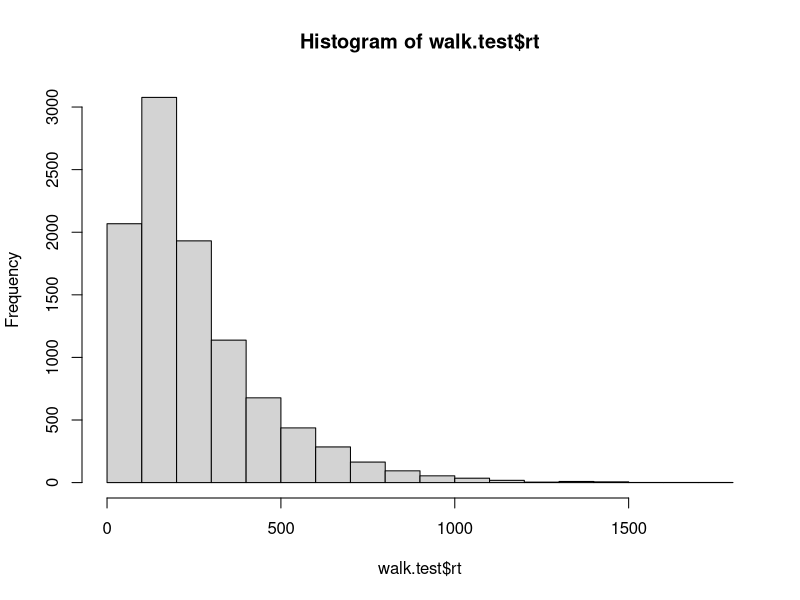
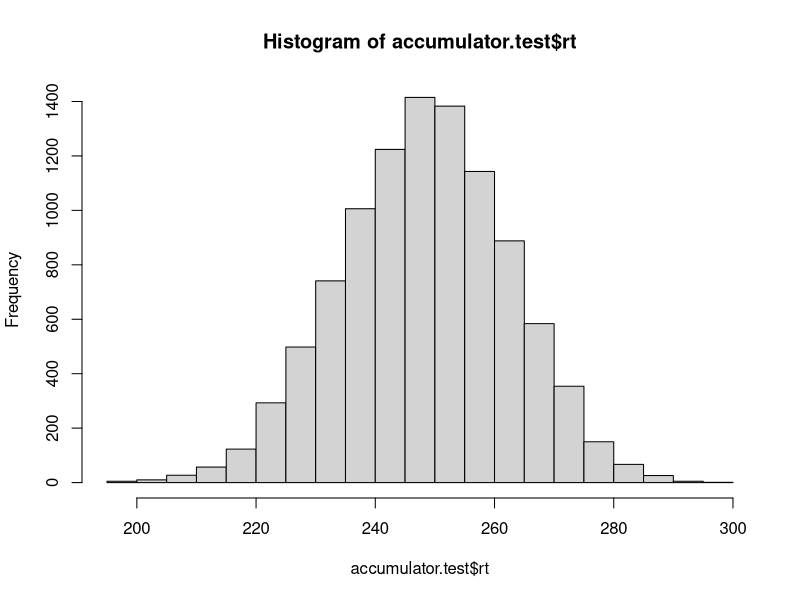

The R source for these figures, in order:
################### Revisions: ##################### 

## The parameters (.0125/4.91, 83.4/90) I chose are extremely close to yours.
## Furthermore, my models approximate the experiment data (i.e., fit) similarly to
## yours, indicating that my modeling approaches and parameters are valid.
## I also draw the same conclusions from the histograms as you did - the RW
## model seems more skewed, while the acc model seems more normally/symetrically
## distributed. However, I draw a different conclusion about the relative
## efficacy of each model for fitting the data - while you conclude that
## neither model is preferable, I conclude that the random walk model
## is preferable. Although it's impossible for me to reliably determine
## whether or not my answer is "right," I did struggle far more to fit the
## data with the acc model than with the RW model. 

random.walk.model <- function(samples, drift=0, sdrw=0.3, criterion=3){
  rt.array <- c()
  accuracy.array <- c()
  for(i in 1:samples){
    steps <- 0
    current.sum <- 0
    correctness <- FALSE
    while((abs(current.sum) <= criterion)){
      current.sum <- current.sum + rnorm(1, drift, sdrw)
      steps <- steps + 1
    }
    if(current.sum >= criterion) {
      correctness <- TRUE
    }
    accuracy.array <- c(accuracy.array, correctness)
    rt.array <- c(rt.array, steps)
    
  }
  
  output <- data.frame(
    correct = accuracy.array,
    rt = rt.array
  )
  
  return(output)
}

#Accumulator

accumulator.model <- function(samples, rate.1=40, rate.2=40, criterion=3){
  
  rt.array <- c()
  accuracy.array <- c()
  for(i in 1:samples){
    sum.1 <- 0
    sum.2 <- 0
    steps <- 0
    correctness <- FALSE
    while((sum.1 <= criterion) && (sum.2 <= criterion)){
      sum.1 <- sum.1 + rexp(1, rate.1)
      sum.2 <- sum.2 + rexp(1, rate.2)
      steps <- steps + 1
    }
    if((sum.1 >= criterion) && (sum.1 >= sum.2)) {
      correctness <- TRUE
    }
    accuracy.array <- c(accuracy.array, correctness)
    rt.array <- c(rt.array, steps)
    
  }
  
  output <- data.frame(
    correct = accuracy.array,
    rt = rt.array
  )
  
  return(output)
}

# model selection ####

# suppose we have data from an experiment like this:
# mean RT correct = 250ms
# mean RT incorrect = 246ms
# accuracy = 0.80

# try to fit this data with both models by adjusting the parameters of the model
# HINT: you can speed up your parameter search by using a small number of samples
# initially, and then increasing the samples as you get closer to a viable set
# of parameters.
# 2nd HINT: Don't adjust the sdrw parameter of the random.walk.model or the criterion
# paramter of the accumulator model.

# You don't need to get a perfect match. Just get in the ballpark. 

library(dplyr)

set.seed(12604)

walk.test <- random.walk.model(10000, drift=.0125, criterion= 4.91)

sum(walk.test$correct) / length(walk.test$correct) 
correct.data <- walk.test %>% filter(correct==TRUE)
incorrect.data <- walk.test %>% filter(correct==FALSE)
mean(correct.data$rt)
mean(incorrect.data$rt)

accumulator.test <- accumulator.model(10000, rate.1 = 83.4, rate.2 = 90)

sum(accumulator.test$correct) / length(accumulator.test$correct) 
correct.data <- accumulator.test %>% filter(correct==TRUE)
incorrect.data <- accumulator.test %>% filter(correct==FALSE)
mean(correct.data$rt)
mean(incorrect.data$rt)

hist(walk.test$rt)
hist(accumulator.test$rt)


# Can both models do a reasonable job of accounting for the mean RT and accuracy? Report the
# results of your efforts:

#While both models can approximate the accuracy of the data well, 
#fitting the mean RT correct/incorrect was far more finicky. For
#the random walk model, this required adjusting the value of the criterion
#while simultaneously keeping it an appropriate distance from the drift
#to maintain the accuracy. For the accumulator model, this required
#adjusting the absolute size of both of the rates, while keeping the relative
#distance between the two roughly similar to maintain the accuracy.

#Overall, the random walk model seemed to be a more efficacious means of
#fitting the data. After some adjustments, it was possible to get both the
#accuracies and correct/incorrect RT very close to the data. However, for
#the accumulator model, it seems nigh impossible to precisely match the
#correct/incorrect RT of the data - while it was possible to get both RT's
#within a ballpark range (245-255), the model seemed unable to reliably
#produce higher correct RT's relative to the incorrect RT's, as the data demand. 


# Using the parameters that you found above, plot histograms of the distribution of RTs
# predicted by each model. Based on these distributions, what kind of information could
# we use to evaluate which model is a better descriptor of the data for the experiment?
# Describe briefly how you might make this evaluation.

#We could use information about the "shape" of the distribution - e.g., normal
#versus skewed. The histograms of the accumulator test produce a fairly normal
#distribution of RT's, while the histograms of the random walk produce 
#a strongly right-skewed distribution. Based on the distribution of data produced
#by the empirical test (i.e., the data to which we are fitting models), we
#can identify which model produces a similar shape. 
